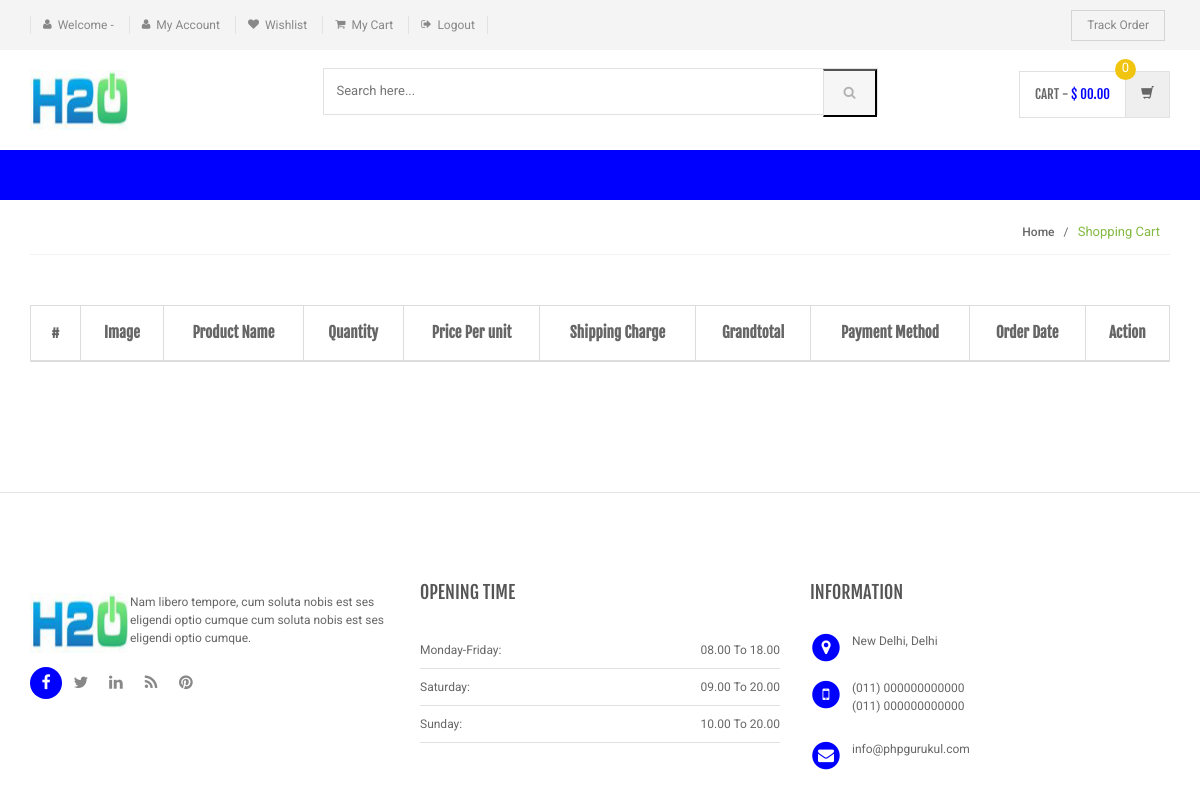
Before: /weba/order-history.php (signed in) with the older database file.
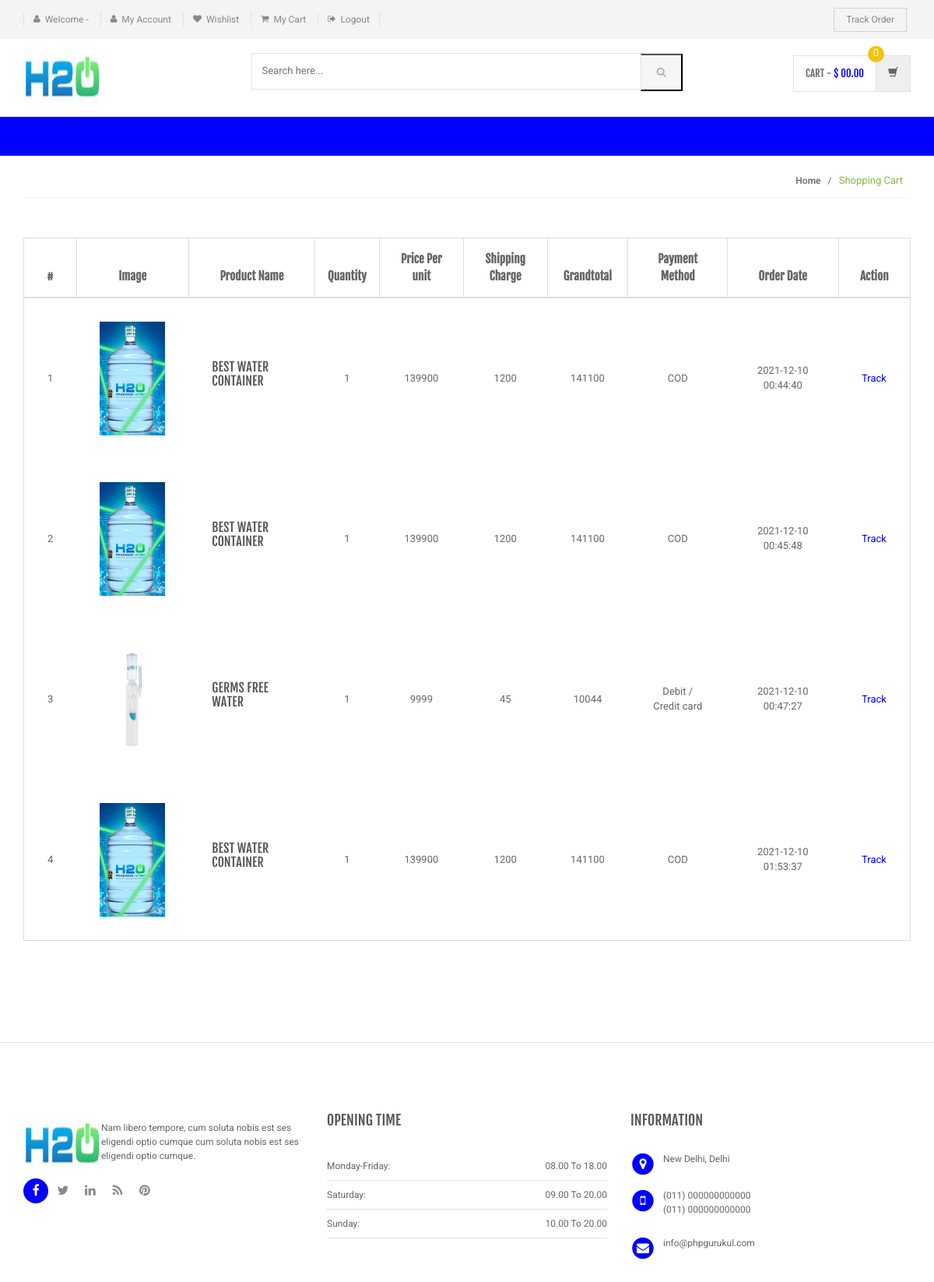
After: the same page with the newer database file.
### tables this page shows
CREATE TABLE `orders` (
  `id` int(11) NOT NULL,
  `userId` int(11) DEFAULT NULL,
  `productId` varchar(255) DEFAULT NULL,
  `quantity` int(11) DEFAULT NULL,
  `orderDate` timestamp NOT NULL DEFAULT current_timestamp(),
  `paymentMethod` varchar(50) DEFAULT NULL,
  `orderStatus` varchar(55) DEFAULT NULL
);

CREATE TABLE `products` (
  `id` int(11) NOT NULL,
  `category` int(11) NOT NULL,
  `subCategory` int(11) DEFAULT NULL,
  `productName` varchar(255) DEFAULT NULL,
  `productCompany` varchar(255) DEFAULT NULL,
  `productPrice` int(11) DEFAULT NULL,
  `productPriceBeforeDiscount` int(11) DEFAULT NULL,
  `productDescription` longtext DEFAULT NULL,
  `productImage1` varchar(255) DEFAULT NULL,
  `productImage2` varchar(255) DEFAULT NULL,
  `productImage3` varchar(255) DEFAULT NULL,
  `shippingCharge` int(11) DEFAULT NULL,
  `productAvailability` varchar(255) DEFAULT NULL,
  `postingDate` timestamp NULL DEFAULT current_timestamp(),
  `updationDate` varchar(255) DEFAULT NULL
);

### weba/order-history.php (the view, shortened to what this page needs)
<?php
include('includes/config.php');
if(strlen($_SESSION['login'])==0)
    {
header('location:login.php');
}
else{
?>
<!DOCTYPE html>
<html lang="en">
	<head>
	    <link rel="stylesheet" href="assets/css/bootstrap.min.css">
	    <link rel="stylesheet" href="assets/css/main.css">
	    <link rel="stylesheet" href="assets/css/green.css">
	    <link rel="stylesheet" href="assets/css/owl.carousel.css">
		<link rel="stylesheet" href="assets/css/owl.transitions.css">
		<link href="assets/css/lightbox.css" rel="stylesheet">
		<link rel="stylesheet" href="assets/css/animate.min.css">
		<link rel="stylesheet" href="assets/css/rateit.css">
		<link rel="stylesheet" href="assets/css/bootstrap-select.min.css">
		<link rel="stylesheet" href="assets/css/config.css">
		<link href="assets/css/green.css" rel="alternate stylesheet" title="Green color">
		<link href="assets/css/blue.css" rel="alternate stylesheet" title="Blue color">
		<link href="assets/css/red.css" rel="alternate stylesheet" title="Red color">
		<link href="assets/css/orange.css" rel="alternate stylesheet" title="Orange color">
		<link href="assets/css/dark-green.css" rel="alternate stylesheet" title="Darkgreen color">
		<link rel="stylesheet" href="assets/css/font-awesome.min.css">
	</head>
    <body class="cnt-home">
<header class="header-style-1">
<?php include('includes/top-header.php');?>
<?php include('includes/main-header.php');?>
<?php include('includes/menu-bar.php');?>
</header>
<div class="breadcrumb">
	<div class="container">
		<div class="breadcrumb-inner">
			<ul class="list-inline list-unstyled">
				<li><a href="#">Home</a></li>
				<li class='active'>Shopping Cart</li>
			</ul>
		</div>
	</div>
</div>
<div class="body-content outer-top-xs">
	<div class="container">
		<div class="row inner-bottom-sm">
			<div class="shopping-cart">
				<div class="col-md-12 col-sm-12 shopping-cart-table ">
	<div class="table-responsive">
<form name="cart" method="post">
		<table class="table table-bordered">
			<thead>
				<tr>
					<th class="cart-romove item">#</th>
					<th class="cart-description item">Image</th>
					<th class="cart-product-name item">Product Name</th>
					<th class="cart-qty item">Quantity</th>
					<th class="cart-sub-total item">Price Per unit</th>
					<th class="cart-sub-total item">Shipping Charge</th>
					<th class="cart-total item">Grandtotal</th>
					<th class="cart-total item">Payment Method</th>
					<th class="cart-description item">Order Date</th>
					<th class="cart-total last-item">Action</th>
				</tr>
			</thead>
			<tbody>
<?php $query=mysqli_query($con,"select products.productImage1 as pimg1,products.productName as pname,products.id as proid,orders.productId as opid,orders.quantity as qty,products.productPrice as pprice,products.shippingCharge as shippingcharge,orders.paymentMethod as paym,orders.orderDate as odate,orders.id as orderid from orders join products on orders.productId=products.id where orders.userId='".$_SESSION['id']."' and orders.paymentMethod is not null");
$cnt=1;
while($row=mysqli_fetch_array($query))
{
?>
				<tr>
					<td><?php echo $cnt;?></td>
					<td class="cart-image">
						<a class="entry-thumbnail" href="detail.html">
						    <img src="pictures/<?php echo $row['pimg1'];?>" alt="" width="84" height="146">
						</a>
					</td>
					<td class="cart-product-name-info">
						<h4 class='cart-product-description'><a href="product-details.php?pid=<?php echo $row['opid'];?>">
						<?php echo $row['pname'];?></a></h4>
					</td>
					<td class="cart-product-quantity">
						<?php echo $qty=$row['qty']; ?>
		            </td>
					<td class="cart-product-sub-total"><?php echo $price=$row['pprice']; ?>  </td>
					<td class="cart-product-sub-total"><?php echo $shippcharge=$row['shippingcharge']; ?>  </td>
					<td class="cart-product-grand-total"><?php echo (($qty*$price)+$shippcharge);?></td>
					<td class="cart-product-sub-total"><?php echo $row['paym']; ?>  </td>
					<td class="cart-product-sub-total"><?php echo $row['odate']; ?>  </td>
					<td>
 <a href="javascript:void(0);" onClick="popUpWindow('track-order.php?oid=<?php echo htmlentities($row['orderid']);?>');" title="Track order">
					Track</td>
				</tr>
<?php $cnt=$cnt+1;} ?>
			</tbody>
		</table>
	</div>
</div>
		</div>
		</div>
	</div>
</div>
<?php include('includes/footer.php');?>
</body>
</html>
<?php } ?>

### weba/includes/top-header.php (shortened to what this page needs)
<div class="top-bar animate-dropdown">
	<div class="container">
		<div class="header-top-inner">
			<div class="cnt-account">
				<ul class="list-unstyled">
<?php if(strlen($_SESSION['login']))
    {   ?>
				<li><a href="#"><i class="icon fa fa-user"></i>Welcome -<?php echo htmlentities($_SESSION['username']);?></a></li>
				<?php } ?>
					<li><a href="my-account.php"><i class="icon fa fa-user"></i>My Account</a></li>
					<li><a href="my-wishlist.php"><i class="icon fa fa-heart"></i>Wishlist</a></li>
					<li><a href="my-cart.php"><i class="icon fa fa-shopping-cart"></i>My Cart</a></li>
					<?php if(strlen($_SESSION['login'])==0)
    {   ?>
<li><a href="login.php"><i class="icon fa fa-sign-in"></i>Login</a></li>
<?php }
else{ ?>
				<li><a href="logout.php"><i class="icon fa fa-sign-out"></i>Logout</a></li>
				<?php } ?>
				</ul>
			</div>
<div class="cnt-block">
				<ul class="list-unstyled list-inline">
					<li class="dropdown dropdown-small">
						<a href="track-orders.php" class="dropdown-toggle" ><span class="key">Track Order</b></a>
					</li>
				</ul>
			</div>
			<div class="clearfix"></div>
		</div>
	</div>
</div>

### weba/includes/main-header.php (shortened to what this page needs)
	<div class="main-header">
		<div class="container">
			<div class="row">
				<div class="col-xs-12 col-sm-12 col-md-3 logo-holder">
<div class="logo">
	<a href="index.php">
	<img src = "pictures/logo.png" align = "left" height="60" width="100"  style="" >
	</a>
</div>
</div>
<div class="col-xs-12 col-sm-12 col-md-6 top-search-holder">
<div class="search-area">
    <form name="search" method="post" action="search-result.php">
        <div class="control-group">
            <input class="search-field" placeholder="Search here..." name="product" required="required" />
            <button class="search-button" type="submit" name="search"></button>
        </div>
    </form>
</div>
				</div>
				<div class="col-xs-12 col-sm-12 col-md-3 animate-dropdown top-cart-row">
<?php
if(!empty($_SESSION['cart'])){
	?>
	<div class="dropdown dropdown-cart">
		<a href="#" class="dropdown-toggle lnk-cart" data-toggle="dropdown">
			<div class="items-cart-inner">
				<div class="total-price-basket">
					<span class="lbl">cart -</span>
					<span class="total-price">
						<span class="sign">$</span>
						<span class="value"><?php echo $_SESSION['tp']; ?></span>
					</span>
				</div>
				<div class="basket">
					<i class="glyphicon glyphicon-shopping-cart"></i>
				</div>
				<div class="basket-item-count"><span class="count"><?php echo $_SESSION['qnty'];?></span></div>
		    </div>
		</a>
		<ul class="dropdown-menu">
		 <?php
    $sql = "SELECT * FROM products WHERE id IN(";
			foreach($_SESSION['cart'] as $id => $value){
			$sql .=$id. ",";
			}
			$sql=substr($sql,0,-1) . ") ORDER BY id ASC";
			$query = mysqli_query($con,$sql);
			$totalprice=0;
			$totalqunty=0;
			if(!empty($query)){
			while($row = mysqli_fetch_array($query)){
				$quantity=$_SESSION['cart'][$row['id']]['quantity'];
				$subtotal= $_SESSION['cart'][$row['id']]['quantity']*$row['productPrice']+$row['shippingCharge'];
				$totalprice += $subtotal;
				$_SESSION['qnty']=$totalqunty+=$quantity;
	?>
			<li>
				<div class="cart-item product-summary">
					<div class="row">
						<div class="col-xs-4">
							<div class="image">
								<a href="product-details.php?pid=<?php echo $row['id'];?>"><img  src="pictures/<?php echo $row['productImage1'];?>" width="35" height="50" alt=""></a>
							</div>
						</div>
						<div class="col-xs-7">
							<h3 class="name"><a href="product-details.php?pid=<?php echo $row['id'];?>"><?php echo $row['productName']; ?></a></h3>
							<div class="price">$<?php echo ($row['productPrice']+$row['shippingCharge']); ?>*<?php echo $_SESSION['cart'][$row['id']]['quantity']; ?></div>
						</div>
					</div>
				</div>
				<?php } }?>
				<div class="clearfix"></div>
			<hr>
			<div class="clearfix cart-total">
				<div class="pull-right">
						<span class="text">Total :</span><span class='price'>$<?php echo $_SESSION['tp']="$totalprice". ".00"; ?></span>
				</div>
				<div class="clearfix"></div>
				<a href="my-cart.php" class="btn btn-upper btn-primary btn-block m-t-20">My Cart</a>
			</div>
		</li>
		</ul>
	</div>
<?php } else { ?>
<div class="dropdown dropdown-cart">
		<a href="#" class="dropdown-toggle lnk-cart" data-toggle="dropdown">
			<div class="items-cart-inner">
				<div class="total-price-basket">
					<span class="lbl">cart -</span>
					<span class="total-price">
						<span class="sign">$</span>
						<span class="value">00.00</span>
					</span>
				</div>
				<div class="basket">
					<i class="glyphicon glyphicon-shopping-cart"></i>
				</div>
				<div class="basket-item-count"><span class="count">0</span></div>
		    </div>
		</a>
	</div>
	<?php }?>
				</div>
			</div>
		</div>
	</div>

### weba/includes/menu-bar.php (shortened to what this page needs)
<div class="header-nav animate-dropdown">
    <div class="container">
        <div class="yamm navbar navbar-default" role="navigation">
        </div>
    </div>
</div>

### weba/includes/footer.php
<footer id="footer" class="footer color-bg">
	  <div class="links-social inner-top-sm">
        <div class="container">
            <div class="row">
            	<div class="col-xs-12 col-sm-6 col-md-4">
<div class="contact-info">
    <div class="footer-logo"  >
        <div class="logo" >
            <a href="index.php">
            <img src = "pictures/logo.png" align = "left" height="60" width="100"   >
            </a>
        </div>
    </div>
     <div class="module-body m-t-20">
        <p class="about-us"> Nam libero tempore, cum soluta nobis est ses  eligendi optio cumque cum soluta nobis est ses  eligendi optio cumque.</p>
        <div class="social-icons">
        <a href="http://facebook.com/transvelo" class='active'><i class="icon fa fa-facebook"></i></a>
        <a href="#"><i class="icon fa fa-twitter"></i></a>
        <a href="#"><i class="icon fa fa-linkedin"></i></a>
        <a href="#"><i class="icon fa fa-rss"></i></a>
        <a href="#"><i class="icon fa fa-pinterest"></i></a>
        </div>
    </div>
</div>
            	</div>
            	<div class="col-xs-12 col-sm-6 col-md-4">
<div class="contact-timing">
	<div class="module-heading">
		<h4 class="module-title">opening time</h4>
	</div>
	<div class="module-body outer-top-xs">
		<div class="table-responsive">
			<table class="table">
				<tbody>
					<tr><td>Monday-Friday:</td><td class="pull-right">08.00 To 18.00</td></tr>
					<tr><td>Saturday:</td><td class="pull-right">09.00 To 20.00</td></tr>
					<tr><td>Sunday:</td><td class="pull-right">10.00 To 20.00</td></tr>
				</tbody>
			</table>
		</div>
	</div>
</div>
            	</div>
            	<div class="col-xs-12 col-sm-6 col-md-4">
<div class="contact-information">
	<div class="module-heading">
		<h4 class="module-title">information</h4>
	</div>
	<div class="module-body outer-top-xs">
        <ul class="toggle-footer" style="">
            <li class="media">
                <div class="pull-left">
                     <span class="icon fa-stack fa-lg">
                      <i class="fa fa-circle fa-stack-2x"></i>
                      <i class="fa fa-map-marker fa-stack-1x fa-inverse"></i>
                    </span>
                </div>
                <div class="media-body">
                    <p>New Delhi, Delhi</p>
                </div>
            </li>
              <li class="media">
                <div class="pull-left">
                     <span class="icon fa-stack fa-lg">
                      <i class="fa fa-circle fa-stack-2x"></i>
                      <i class="fa fa-mobile fa-stack-1x fa-inverse"></i>
                    </span>
                </div>
                <div class="media-body">
                    <p>(011) 000000000000<br>(011) 000000000000</p>
                </div>
            </li>
              <li class="media">
                <div class="pull-left">
                     <span class="icon fa-stack fa-lg">
                      <i class="fa fa-circle fa-stack-2x"></i>
                      <i class="fa fa-envelope fa-stack-1x fa-inverse"></i>
                    </span>
                </div>
                <div class="media-body">
                    <span><a href="#">info@phpgurukul.com</a></span>
                </div>
            </li>
            </ul>
    </div>
</div>
            	</div>
            </div>
        </div>
    </div>

### weba/assets/css/green.css (style rules this page uses)
a { color: blue; }
.top-cart-row .dropdown-cart .lnk-cart .items-cart-inner .total-price-basket .total-price { color: blue; }
.header-style-1 .header-nav { background: blue; }
.footer .links-social .social-icons a:hover, .footer .links-social .social-icons a:focus, .footer .links-social .social-icons a.active { background: blue; }
.footer .contact-information .media .icon .fa-stack-2x { color: blue; }
.breadcrumb ul li.active { color: #84b943; }

### weba/assets/css/lightbox.css (style rules this page uses)
body:after { content: url(../images/close.png) url(../images/loading.gif) url(../images/prev.png) url(../images/next.png); display: none; }

### weba/assets/css/blue.css (style rules this page uses)
a { color: #3498db; }
.top-cart-row .dropdown-cart .lnk-cart .items-cart-inner .total-price-basket .total-price { color: #3498db; }
.header-style-1 .header-nav { background: #3498db; }
.footer .links-social .social-icons a:hover, .footer .links-social .social-icons a:focus, .footer .links-social .social-icons a.active { background: #3498db; }
.footer .contact-information .media .icon .fa-stack-2x { color: #3498db; }
.breadcrumb ul li.active { color: #1d6ca1; }

### weba/assets/css/red.css (style rules this page uses)
a { color: #ff6c6c; }
.top-cart-row .dropdown-cart .lnk-cart .items-cart-inner .total-price-basket .total-price { color: #ff6c6c; }
.header-style-1 .header-nav { background: #ff6c6c; }
.footer .links-social .social-icons a:hover, .footer .links-social .social-icons a:focus, .footer .links-social .social-icons a.active { background: #ff6c6c; }
.footer .contact-information .media .icon .fa-stack-2x { color: #ff6c6c; }
.breadcrumb ul li.active { color: #ff1a1a; }

### weba/assets/css/orange.css (style rules this page uses)
a { color: #f39c12; }
.top-cart-row .dropdown-cart .lnk-cart .items-cart-inner .total-price-basket .total-price { color: #f39c12; }
.header-style-1 .header-nav { background: #f39c12; }
.footer .links-social .social-icons a:hover, .footer .links-social .social-icons a:focus, .footer .links-social .social-icons a.active { background: #f39c12; }
.footer .contact-information .media .icon .fa-stack-2x { color: #f39c12; }
.breadcrumb ul li.active { color: #ab6c09; }

### weba/assets/css/dark-green.css (style rules this page uses)
a { color: #12cca7; }
.top-cart-row .dropdown-cart .lnk-cart .items-cart-inner .total-price-basket .total-price { color: #12cca7; }
.header-style-1 .header-nav { background: #12cca7; }
.footer .links-social .social-icons a:hover, .footer .links-social .social-icons a:focus, .footer .links-social .social-icons a.active { background: #12cca7; }
.footer .contact-information .media .icon .fa-stack-2x { color: #12cca7; }
.breadcrumb ul li.active { color: #0b816a; }

Changed rows visible on the page:
added orders: productId.productImage1 (picture), productId.productName "BEST WATER CONTAINER", quantity "1", productId.productPrice "139900", productId.shippingCharge "1200", ($qty*$price)+$shippcharge "141100", paymentMethod "COD", orderDate "2021-12-10 00:44:40"
added orders: productId.productImage1 (picture), productId.productName "BEST WATER CONTAINER", quantity "1", productId.productPrice "139900", productId.shippingCharge "1200", ($qty*$price)+$shippcharge "141100", paymentMethod "COD", orderDate "2021-12-10 00:45:48"
added orders: productId.productImage1 (picture), productId.productName "GERMS FREE WATER", quantity "1", productId.productPrice "9999", productId.shippingCharge "45", ($qty*$price)+$shippcharge "10044", paymentMethod "Debit / Credit card", orderDate "2021-12-10 00:47:27"
added orders: productId.productImage1 (picture), productId.productName "BEST WATER CONTAINER", quantity "1", productId.productPrice "139900", productId.shippingCharge "1200", ($qty*$price)+$shippcharge "141100", paymentMethod "COD", orderDate "2021-12-10 01:53:37"
